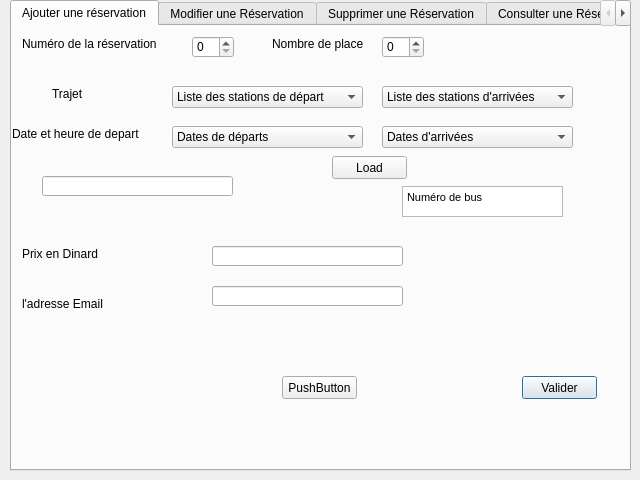
<?xml version="1.0" encoding="UTF-8"?>
<ui version="4.0">
 <class>Reservation</class>
 <widget class="QDialog" name="Reservation">
  <property name="enabled">
   <bool>true</bool>
  </property>
  <property name="geometry">
   <rect>
    <x>0</x>
    <y>0</y>
    <width>640</width>
    <height>480</height>
   </rect>
  </property>
  <property name="windowTitle">
   <string>Réservation</string>
  </property>
  <widget class="QTabWidget" name="tabWidget">
   <property name="geometry">
    <rect>
     <x>10</x>
     <y>0</y>
     <width>621</width>
     <height>471</height>
    </rect>
   </property>
   <property name="styleSheet">
    <string notr="true">font: 10pt &quot;MS Shell Dlg 2&quot;;</string>
   </property>
   <property name="currentIndex">
    <number>0</number>
   </property>
   <widget class="QWidget" name="tabAjout">
    <attribute name="title">
     <string>Ajouter une réservation</string>
    </attribute>
    <widget class="QLineEdit" name="lineEditP">
     <property name="geometry">
      <rect>
       <x>200</x>
       <y>220</y>
       <width>191</width>
       <height>20</height>
      </rect>
     </property>
    </widget>
    <widget class="QLabel" name="labelP">
     <property name="geometry">
      <rect>
       <x>10</x>
       <y>220</y>
       <width>161</width>
       <height>16</height>
      </rect>
     </property>
     <property name="styleSheet">
      <string notr="true">font: 10pt &quot;MS Shell Dlg 2&quot;;</string>
     </property>
     <property name="text">
      <string>Prix en Dinard</string>
     </property>
    </widget>
    <widget class="QLabel" name="labelT">
     <property name="geometry">
      <rect>
       <x>40</x>
       <y>60</y>
       <width>121</width>
       <height>16</height>
      </rect>
     </property>
     <property name="styleSheet">
      <string notr="true">font: 10pt &quot;MS Shell Dlg 2&quot;;</string>
     </property>
     <property name="text">
      <string>Trajet</string>
     </property>
    </widget>
    <widget class="QLabel" name="labelNP">
     <property name="geometry">
      <rect>
       <x>260</x>
       <y>10</y>
       <width>121</width>
       <height>16</height>
      </rect>
     </property>
     <property name="styleSheet">
      <string notr="true">font: 10pt &quot;MS Shell Dlg 2&quot;;</string>
     </property>
     <property name="text">
      <string>Nombre de place</string>
     </property>
    </widget>
    <widget class="QLabel" name="label">
     <property name="geometry">
      <rect>
       <x>10</x>
       <y>270</y>
       <width>161</width>
       <height>16</height>
      </rect>
     </property>
     <property name="styleSheet">
      <string notr="true">font: 10pt &quot;MS Shell Dlg 2&quot;;</string>
     </property>
     <property name="text">
      <string>l'adresse Email</string>
     </property>
    </widget>
    <widget class="QComboBox" name="comboBoxDHD">
     <property name="geometry">
      <rect>
       <x>160</x>
       <y>100</y>
       <width>191</width>
       <height>22</height>
      </rect>
     </property>
     <item>
      <property name="text">
       <string>Dates de départs</string>
      </property>
     </item>
    </widget>
    <widget class="QLineEdit" name="lineEditAE">
     <property name="geometry">
      <rect>
       <x>200</x>
       <y>260</y>
       <width>191</width>
       <height>20</height>
      </rect>
     </property>
    </widget>
    <widget class="QLabel" name="labelDH">
     <property name="geometry">
      <rect>
       <x>0</x>
       <y>100</y>
       <width>151</width>
       <height>16</height>
      </rect>
     </property>
     <property name="styleSheet">
      <string notr="true">font: 10pt &quot;MS Shell Dlg 2&quot;;</string>
     </property>
     <property name="text">
      <string>Date et heure de depart</string>
     </property>
    </widget>
    <widget class="QTextEdit" name="textEditNB">
     <property name="geometry">
      <rect>
       <x>390</x>
       <y>160</y>
       <width>161</width>
       <height>31</height>
      </rect>
     </property>
     <property name="html">
      <string>&lt;!DOCTYPE HTML PUBLIC &quot;-//W3C//DTD HTML 4.0//EN&quot; &quot;http://www.w3.org/TR/REC-html40/strict.dtd&quot;&gt;
&lt;html&gt;&lt;head&gt;&lt;meta name=&quot;qrichtext&quot; content=&quot;1&quot; /&gt;&lt;style type=&quot;text/css&quot;&gt;
p, li { white-space: pre-wrap; }
&lt;/style&gt;&lt;/head&gt;&lt;body style=&quot; font-family:'MS Shell Dlg 2'; font-size:10pt; font-weight:400; font-style:normal;&quot;&gt;
&lt;p style=&quot; margin-top:0px; margin-bottom:0px; margin-left:0px; margin-right:0px; -qt-block-indent:0; text-indent:0px;&quot;&gt;&lt;span style=&quot; font-size:8.25pt;&quot;&gt;Numéro de bus&lt;/span&gt;&lt;/p&gt;&lt;/body&gt;&lt;/html&gt;</string>
     </property>
    </widget>
    <widget class="QComboBox" name="comboBoxTD">
     <property name="geometry">
      <rect>
       <x>160</x>
       <y>60</y>
       <width>191</width>
       <height>22</height>
      </rect>
     </property>
     <item>
      <property name="text">
       <string>Liste des stations de départ</string>
      </property>
     </item>
    </widget>
    <widget class="QLabel" name="labelNR">
     <property name="geometry">
      <rect>
       <x>10</x>
       <y>10</y>
       <width>151</width>
       <height>16</height>
      </rect>
     </property>
     <property name="styleSheet">
      <string notr="true">font: 10pt &quot;MS Shell Dlg 2&quot;;</string>
     </property>
     <property name="text">
      <string>Numéro de la réservation</string>
     </property>
    </widget>
    <widget class="QPushButton" name="pushButtonValider">
     <property name="geometry">
      <rect>
       <x>510</x>
       <y>350</y>
       <width>75</width>
       <height>23</height>
      </rect>
     </property>
     <property name="acceptDrops">
      <bool>false</bool>
     </property>
     <property name="text">
      <string>Valider</string>
     </property>
     <property name="default">
      <bool>true</bool>
     </property>
    </widget>
    <widget class="QSpinBox" name="spinBoxNP">
     <property name="geometry">
      <rect>
       <x>370</x>
       <y>10</y>
       <width>42</width>
       <height>22</height>
      </rect>
     </property>
    </widget>
    <widget class="QComboBox" name="comboBoxTA">
     <property name="geometry">
      <rect>
       <x>370</x>
       <y>60</y>
       <width>191</width>
       <height>22</height>
      </rect>
     </property>
     <item>
      <property name="text">
       <string>Liste des stations d'arrivées</string>
      </property>
     </item>
    </widget>
    <widget class="QComboBox" name="comboBoxDHA">
     <property name="geometry">
      <rect>
       <x>370</x>
       <y>100</y>
       <width>191</width>
       <height>22</height>
      </rect>
     </property>
     <item>
      <property name="text">
       <string>Dates d'arrivées</string>
      </property>
     </item>
    </widget>
    <widget class="QSpinBox" name="spinBoxNum">
     <property name="geometry">
      <rect>
       <x>180</x>
       <y>10</y>
       <width>42</width>
       <height>22</height>
      </rect>
     </property>
    </widget>
    <widget class="QPushButton" name="pushButtonLoad">
     <property name="geometry">
      <rect>
       <x>320</x>
       <y>130</y>
       <width>75</width>
       <height>23</height>
      </rect>
     </property>
     <property name="text">
      <string>Load</string>
     </property>
    </widget>
    <widget class="QLabel" name="label_2">
     <property name="geometry">
      <rect>
       <x>-20</x>
       <y>0</y>
       <width>691</width>
       <height>481</height>
      </rect>
     </property>
     <property name="text">
      <string/>
     </property>
    </widget>
    <widget class="QPushButton" name="pushButtonPDF">
     <property name="geometry">
      <rect>
       <x>270</x>
       <y>350</y>
       <width>75</width>
       <height>23</height>
      </rect>
     </property>
     <property name="text">
      <string>PushButton</string>
     </property>
    </widget>
    <widget class="QLineEdit" name="lineEditPBus">
     <property name="geometry">
      <rect>
       <x>30</x>
       <y>150</y>
       <width>191</width>
       <height>20</height>
      </rect>
     </property>
    </widget>
    <zorder>label_2</zorder>
    <zorder>lineEditP</zorder>
    <zorder>labelP</zorder>
    <zorder>labelT</zorder>
    <zorder>labelNP</zorder>
    <zorder>label</zorder>
    <zorder>comboBoxDHD</zorder>
    <zorder>lineEditAE</zorder>
    <zorder>labelDH</zorder>
    <zorder>textEditNB</zorder>
    <zorder>comboBoxTD</zorder>
    <zorder>labelNR</zorder>
    <zorder>pushButtonValider</zorder>
    <zorder>spinBoxNP</zorder>
    <zorder>comboBoxTA</zorder>
    <zorder>comboBoxDHA</zorder>
    <zorder>spinBoxNum</zorder>
    <zorder>pushButtonLoad</zorder>
    <zorder>pushButtonPDF</zorder>
    <zorder>lineEditPBus</zorder>
   </widget>
   <widget class="QWidget" name="tabModifier">
    <attribute name="title">
     <string>Modifier une Réservation</string>
    </attribute>
    <widget class="QLabel" name="labelRechercheModif">
     <property name="geometry">
      <rect>
       <x>10</x>
       <y>10</y>
       <width>421</width>
       <height>41</height>
      </rect>
     </property>
     <property name="styleSheet">
      <string notr="true">font: 10pt &quot;MS Shell Dlg 2&quot;;</string>
     </property>
     <property name="text">
      <string>Veuillez entrer le numéro de la réservation</string>
     </property>
    </widget>
    <widget class="QLineEdit" name="lineEditReModif">
     <property name="geometry">
      <rect>
       <x>270</x>
       <y>20</y>
       <width>211</width>
       <height>21</height>
      </rect>
     </property>
    </widget>
    <widget class="QPushButton" name="pushButtonReModif">
     <property name="geometry">
      <rect>
       <x>450</x>
       <y>320</y>
       <width>75</width>
       <height>23</height>
      </rect>
     </property>
     <property name="text">
      <string>Modifier</string>
     </property>
     <property name="default">
      <bool>true</bool>
     </property>
    </widget>
    <widget class="QLabel" name="labelNPModif">
     <property name="geometry">
      <rect>
       <x>30</x>
       <y>70</y>
       <width>121</width>
       <height>16</height>
      </rect>
     </property>
     <property name="styleSheet">
      <string notr="true">font: 10pt &quot;MS Shell Dlg 2&quot;;</string>
     </property>
     <property name="text">
      <string>Nombre de place</string>
     </property>
    </widget>
    <widget class="QSpinBox" name="spinBoxNPModif">
     <property name="geometry">
      <rect>
       <x>160</x>
       <y>70</y>
       <width>42</width>
       <height>22</height>
      </rect>
     </property>
    </widget>
    <widget class="QLabel" name="labelTModif">
     <property name="geometry">
      <rect>
       <x>30</x>
       <y>120</y>
       <width>121</width>
       <height>16</height>
      </rect>
     </property>
     <property name="styleSheet">
      <string notr="true">font: 10pt &quot;MS Shell Dlg 2&quot;;</string>
     </property>
     <property name="text">
      <string>Trajet</string>
     </property>
    </widget>
    <widget class="QLabel" name="labelDHModif">
     <property name="geometry">
      <rect>
       <x>10</x>
       <y>170</y>
       <width>191</width>
       <height>16</height>
      </rect>
     </property>
     <property name="styleSheet">
      <string notr="true">font: 10pt &quot;MS Shell Dlg 2&quot;;</string>
     </property>
     <property name="text">
      <string>Date et heure de depart</string>
     </property>
    </widget>
    <widget class="QLabel" name="labelP_2">
     <property name="geometry">
      <rect>
       <x>10</x>
       <y>240</y>
       <width>161</width>
       <height>16</height>
      </rect>
     </property>
     <property name="styleSheet">
      <string notr="true">font: 10pt &quot;MS Shell Dlg 2&quot;;</string>
     </property>
     <property name="text">
      <string>Prix en Dinard</string>
     </property>
    </widget>
    <widget class="QLineEdit" name="lineEditPModif">
     <property name="geometry">
      <rect>
       <x>190</x>
       <y>240</y>
       <width>191</width>
       <height>20</height>
      </rect>
     </property>
    </widget>
    <widget class="QLabel" name="labelAModif">
     <property name="geometry">
      <rect>
       <x>10</x>
       <y>300</y>
       <width>161</width>
       <height>16</height>
      </rect>
     </property>
     <property name="styleSheet">
      <string notr="true">font: 10pt &quot;MS Shell Dlg 2&quot;;</string>
     </property>
     <property name="text">
      <string>l'adresse Email</string>
     </property>
    </widget>
    <widget class="QLineEdit" name="lineEditAEModif">
     <property name="geometry">
      <rect>
       <x>190</x>
       <y>290</y>
       <width>191</width>
       <height>20</height>
      </rect>
     </property>
    </widget>
    <widget class="QPushButton" name="pushButtonRechModif">
     <property name="geometry">
      <rect>
       <x>490</x>
       <y>20</y>
       <width>75</width>
       <height>23</height>
      </rect>
     </property>
     <property name="text">
      <string>Recherche</string>
     </property>
     <property name="default">
      <bool>true</bool>
     </property>
    </widget>
    <widget class="QLabel" name="label_3">
     <property name="geometry">
      <rect>
       <x>-70</x>
       <y>-50</y>
       <width>701</width>
       <height>581</height>
      </rect>
     </property>
     <property name="text">
      <string/>
     </property>
    </widget>
    <widget class="QComboBox" name="comboBoxTDModif">
     <property name="geometry">
      <rect>
       <x>160</x>
       <y>120</y>
       <width>191</width>
       <height>22</height>
      </rect>
     </property>
     <item>
      <property name="text">
       <string>Liste des stations de départ</string>
      </property>
     </item>
    </widget>
    <widget class="QComboBox" name="comboBoxTAModif">
     <property name="geometry">
      <rect>
       <x>370</x>
       <y>120</y>
       <width>191</width>
       <height>22</height>
      </rect>
     </property>
     <item>
      <property name="text">
       <string>Liste des stations d'arrivées</string>
      </property>
     </item>
    </widget>
    <widget class="QComboBox" name="comboBoxDHDModif">
     <property name="geometry">
      <rect>
       <x>160</x>
       <y>170</y>
       <width>191</width>
       <height>22</height>
      </rect>
     </property>
     <item>
      <property name="text">
       <string>Dates de départs</string>
      </property>
     </item>
    </widget>
    <widget class="QComboBox" name="comboBoxDHAModif">
     <property name="geometry">
      <rect>
       <x>370</x>
       <y>170</y>
       <width>191</width>
       <height>22</height>
      </rect>
     </property>
     <item>
      <property name="text">
       <string>Dates d'arrivées</string>
      </property>
     </item>
    </widget>
    <zorder>label_3</zorder>
    <zorder>labelRechercheModif</zorder>
    <zorder>lineEditReModif</zorder>
    <zorder>pushButtonReModif</zorder>
    <zorder>labelNPModif</zorder>
    <zorder>spinBoxNPModif</zorder>
    <zorder>labelTModif</zorder>
    <zorder>labelDHModif</zorder>
    <zorder>labelP_2</zorder>
    <zorder>lineEditPModif</zorder>
    <zorder>labelAModif</zorder>
    <zorder>lineEditAEModif</zorder>
    <zorder>pushButtonRechModif</zorder>
    <zorder>comboBoxTDModif</zorder>
    <zorder>comboBoxTAModif</zorder>
    <zorder>comboBoxDHDModif</zorder>
    <zorder>comboBoxDHAModif</zorder>
   </widget>
   <widget class="QWidget" name="tabSupp">
    <attribute name="title">
     <string>Supprimer une Réservation</string>
    </attribute>
    <widget class="QLineEdit" name="lineEditReSupp">
     <property name="geometry">
      <rect>
       <x>150</x>
       <y>80</y>
       <width>211</width>
       <height>21</height>
      </rect>
     </property>
    </widget>
    <widget class="QLabel" name="labelRechercheSupp">
     <property name="geometry">
      <rect>
       <x>20</x>
       <y>40</y>
       <width>421</width>
       <height>41</height>
      </rect>
     </property>
     <property name="styleSheet">
      <string notr="true">font: 10pt &quot;MS Shell Dlg 2&quot;;</string>
     </property>
     <property name="text">
      <string>Veuillez entrer le numéro de la réservation</string>
     </property>
    </widget>
    <widget class="QPushButton" name="pushButtonReSupp">
     <property name="geometry">
      <rect>
       <x>510</x>
       <y>330</y>
       <width>75</width>
       <height>23</height>
      </rect>
     </property>
     <property name="text">
      <string>Supprimer</string>
     </property>
     <property name="default">
      <bool>true</bool>
     </property>
    </widget>
    <widget class="QLabel" name="label_4">
     <property name="geometry">
      <rect>
       <x>0</x>
       <y>-30</y>
       <width>611</width>
       <height>561</height>
      </rect>
     </property>
     <property name="text">
      <string/>
     </property>
    </widget>
    <zorder>label_4</zorder>
    <zorder>lineEditReSupp</zorder>
    <zorder>labelRechercheSupp</zorder>
    <zorder>pushButtonReSupp</zorder>
   </widget>
   <widget class="QWidget" name="tabConsulter">
    <attribute name="title">
     <string>Consulter une Réservation</string>
    </attribute>
    <widget class="QTableView" name="tabReservation">
     <property name="geometry">
      <rect>
       <x>10</x>
       <y>10</y>
       <width>581</width>
       <height>361</height>
      </rect>
     </property>
    </widget>
    <widget class="QPushButton" name="pushButtonTri">
     <property name="geometry">
      <rect>
       <x>390</x>
       <y>390</y>
       <width>201</width>
       <height>23</height>
      </rect>
     </property>
     <property name="text">
      <string> tri selon le num de réservation</string>
     </property>
    </widget>
    <widget class="QLabel" name="label_5">
     <property name="geometry">
      <rect>
       <x>-10</x>
       <y>-30</y>
       <width>621</width>
       <height>561</height>
      </rect>
     </property>
     <property name="text">
      <string/>
     </property>
    </widget>
    <widget class="QPushButton" name="pushButtonPDF_2">
     <property name="geometry">
      <rect>
       <x>220</x>
       <y>390</y>
       <width>75</width>
       <height>23</height>
      </rect>
     </property>
     <property name="text">
      <string>Imprimer</string>
     </property>
    </widget>
    <zorder>label_5</zorder>
    <zorder>tabReservation</zorder>
    <zorder>pushButtonTri</zorder>
    <zorder>pushButtonPDF_2</zorder>
   </widget>
   <widget class="QWidget" name="tabRecherche">
    <attribute name="title">
     <string>Recherche</string>
    </attribute>
    <widget class="QTableView" name="tabRecherche_2">
     <property name="geometry">
      <rect>
       <x>10</x>
       <y>100</y>
       <width>581</width>
       <height>291</height>
      </rect>
     </property>
    </widget>
    <widget class="QLabel" name="labelRechercheSupp_2">
     <property name="geometry">
      <rect>
       <x>20</x>
       <y>10</y>
       <width>421</width>
       <height>41</height>
      </rect>
     </property>
     <property name="text">
      <string>Veuillez entrer le numéro de l'Identifiant</string>
     </property>
    </widget>
    <widget class="QLineEdit" name="lineEditRecherche">
     <property name="geometry">
      <rect>
       <x>190</x>
       <y>50</y>
       <width>211</width>
       <height>21</height>
      </rect>
     </property>
    </widget>
    <widget class="QPushButton" name="pushButtonReOk">
     <property name="geometry">
      <rect>
       <x>460</x>
       <y>50</y>
       <width>75</width>
       <height>23</height>
      </rect>
     </property>
     <property name="text">
      <string>OK</string>
     </property>
    </widget>
    <widget class="QLabel" name="label_6">
     <property name="geometry">
      <rect>
       <x>0</x>
       <y>-20</y>
       <width>611</width>
       <height>461</height>
      </rect>
     </property>
     <property name="text">
      <string/>
     </property>
    </widget>
    <zorder>label_6</zorder>
    <zorder>tabRecherche_2</zorder>
    <zorder>labelRechercheSupp_2</zorder>
    <zorder>lineEditRecherche</zorder>
    <zorder>pushButtonReOk</zorder>
   </widget>
  </widget>
 </widget>
 <resources/>
 <connections/>
</ui>
